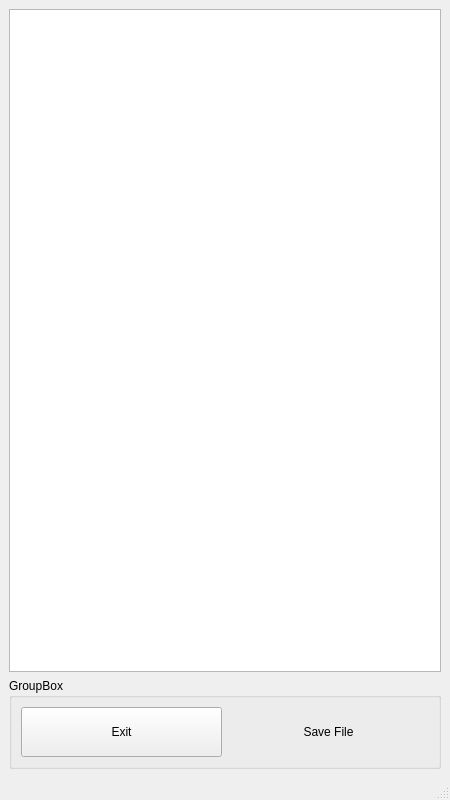
<?xml version="1.0" encoding="UTF-8"?>
<ui version="4.0">
 <class>MainWindow</class>
 <widget class="QMainWindow" name="MainWindow">
  <property name="geometry">
   <rect>
    <x>0</x>
    <y>0</y>
    <width>450</width>
    <height>800</height>
   </rect>
  </property>
  <property name="minimumSize">
   <size>
    <width>450</width>
    <height>800</height>
   </size>
  </property>
  <property name="windowTitle">
   <string>MainWindow</string>
  </property>
  <widget class="QWidget" name="centralwidget">
   <layout class="QVBoxLayout" name="verticalLayout">
    <item>
     <widget class="QTextEdit" name="edt_text"/>
    </item>
    <item>
     <widget class="QGroupBox" name="groupBox">
      <property name="minimumSize">
       <size>
        <width>70</width>
        <height>70</height>
       </size>
      </property>
      <property name="title">
       <string>GroupBox</string>
      </property>
      <layout class="QHBoxLayout" name="horizontalLayout">
       <item>
        <widget class="QPushButton" name="ext_btn">
         <property name="minimumSize">
          <size>
           <width>140</width>
           <height>50</height>
          </size>
         </property>
         <property name="styleSheet">
          <string notr="true">
QPushButton:hover{
    border-radius:6px;
	 border:7px;
     
	
	background-color: rgb(255, 0, 0);
}</string>
         </property>
         <property name="text">
          <string>Exit</string>
         </property>
        </widget>
       </item>
       <item>
        <widget class="QPushButton" name="save_bth">
         <property name="minimumSize">
          <size>
           <width>140</width>
           <height>50</height>
          </size>
         </property>
         <property name="styleSheet">
          <string notr="true">QPushButton{
    border:none;
}
QPushButton:hover{
    border-radius:6px;
	background-color: rgb(215, 255, 67);
}</string>
         </property>
         <property name="text">
          <string>Save File</string>
         </property>
        </widget>
       </item>
      </layout>
     </widget>
    </item>
   </layout>
  </widget>
  <widget class="QMenuBar" name="menubar">
   <property name="geometry">
    <rect>
     <x>0</x>
     <y>0</y>
     <width>450</width>
     <height>26</height>
    </rect>
   </property>
  </widget>
  <widget class="QStatusBar" name="statusbar"/>
 </widget>
 <resources/>
 <connections/>
</ui>
